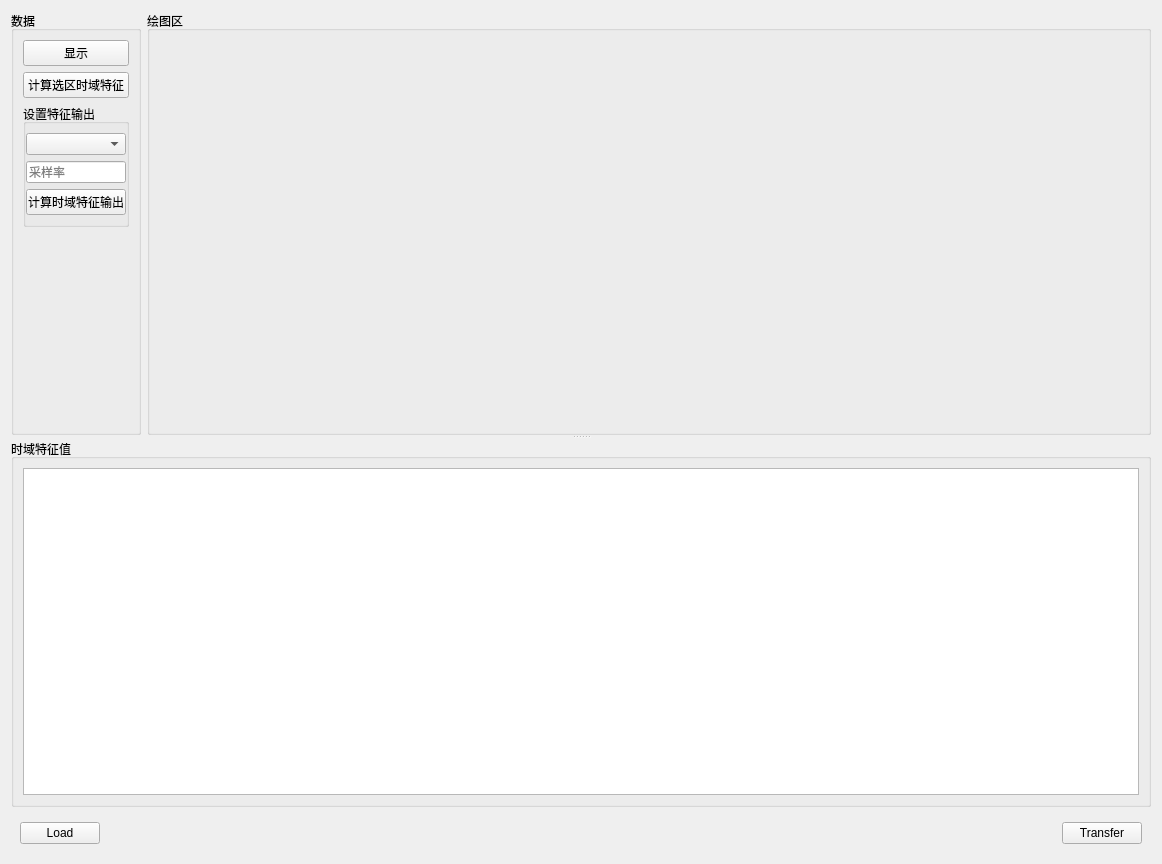
<?xml version="1.0" encoding="UTF-8"?>
<ui version="4.0">
 <class>time</class>
 <widget class="QWidget" name="time">
  <property name="geometry">
   <rect>
    <x>0</x>
    <y>0</y>
    <width>1162</width>
    <height>864</height>
   </rect>
  </property>
  <property name="windowTitle">
   <string>Form</string>
  </property>
  <layout class="QVBoxLayout" name="verticalLayout_7">
   <item>
    <widget class="QSplitter" name="splitter">
     <property name="orientation">
      <enum>Qt::Vertical</enum>
     </property>
     <widget class="QWidget" name="widget_2" native="true">
      <layout class="QVBoxLayout" name="verticalLayout_6">
       <item>
        <layout class="QHBoxLayout" name="horizontalLayout_2">
         <item>
          <widget class="QGroupBox" name="groupBox">
           <property name="maximumSize">
            <size>
             <width>130</width>
             <height>16777215</height>
            </size>
           </property>
           <property name="title">
            <string>数据</string>
           </property>
           <layout class="QVBoxLayout" name="verticalLayout_2">
            <item>
             <layout class="QVBoxLayout" name="verticalLayout_data"/>
            </item>
            <item>
             <widget class="QPushButton" name="btn_Show">
              <property name="text">
               <string>显示</string>
              </property>
             </widget>
            </item>
            <item>
             <widget class="QPushButton" name="btn_Calculate">
              <property name="text">
               <string>计算选区时域特征</string>
              </property>
             </widget>
            </item>
            <item>
             <widget class="QGroupBox" name="groupBox_4">
              <property name="title">
               <string>设置特征输出</string>
              </property>
              <layout class="QVBoxLayout" name="verticalLayout">
               <property name="leftMargin">
                <number>0</number>
               </property>
               <property name="rightMargin">
                <number>0</number>
               </property>
               <item>
                <widget class="QComboBox" name="cB_Features"/>
               </item>
               <item>
                <widget class="QLineEdit" name="lE_Sample">
                 <property name="placeholderText">
                  <string>采样率</string>
                 </property>
                </widget>
               </item>
               <item>
                <widget class="QPushButton" name="btn_AllFeaturesCalculate">
                 <property name="text">
                  <string>计算时域特征输出</string>
                 </property>
                </widget>
               </item>
              </layout>
             </widget>
            </item>
            <item>
             <spacer name="verticalSpacer">
              <property name="orientation">
               <enum>Qt::Vertical</enum>
              </property>
              <property name="sizeHint" stdset="0">
               <size>
                <width>20</width>
                <height>40</height>
               </size>
              </property>
             </spacer>
            </item>
           </layout>
          </widget>
         </item>
         <item>
          <widget class="QGroupBox" name="groupBox_2">
           <property name="title">
            <string>绘图区</string>
           </property>
           <layout class="QVBoxLayout" name="verticalLayout_4">
            <item>
             <layout class="QVBoxLayout" name="verticalLayout_draw"/>
            </item>
           </layout>
          </widget>
         </item>
        </layout>
       </item>
      </layout>
     </widget>
     <widget class="QGroupBox" name="groupBox_3">
      <property name="maximumSize">
       <size>
        <width>16777215</width>
        <height>16777215</height>
       </size>
      </property>
      <property name="title">
       <string>时域特征值</string>
      </property>
      <layout class="QVBoxLayout" name="verticalLayout_5">
       <item>
        <widget class="QTableView" name="tV_TimeFeatures">
         <property name="minimumSize">
          <size>
           <width>0</width>
           <height>0</height>
          </size>
         </property>
         <property name="maximumSize">
          <size>
           <width>16777215</width>
           <height>16777215</height>
          </size>
         </property>
        </widget>
       </item>
      </layout>
     </widget>
    </widget>
   </item>
   <item>
    <widget class="QWidget" name="widget" native="true">
     <property name="maximumSize">
      <size>
       <width>16777215</width>
       <height>40</height>
      </size>
     </property>
     <layout class="QVBoxLayout" name="verticalLayout_3">
      <item>
       <layout class="QHBoxLayout" name="horizontalLayout">
        <item>
         <widget class="QPushButton" name="btn_Load">
          <property name="text">
           <string>Load</string>
          </property>
         </widget>
        </item>
        <item>
         <spacer name="horizontalSpacer">
          <property name="orientation">
           <enum>Qt::Horizontal</enum>
          </property>
          <property name="sizeHint" stdset="0">
           <size>
            <width>40</width>
            <height>20</height>
           </size>
          </property>
         </spacer>
        </item>
        <item>
         <widget class="QPushButton" name="btn_Transfer">
          <property name="text">
           <string>Transfer</string>
          </property>
         </widget>
        </item>
       </layout>
      </item>
     </layout>
    </widget>
   </item>
  </layout>
 </widget>
 <resources/>
 <connections/>
</ui>
